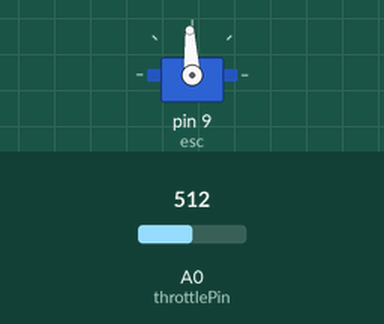
A sketch run on a simulated Arduino Uno, built with avr-gcc and run on an emulated ATmega328P. Shown: servo. Inputs (shaded band) come from the test bench; at power-on: A0 (throttlePin) = 512.

Above: at 1.2 s.
1.3 s: A0 (throttlePin) set to 716
At 1.7 s:
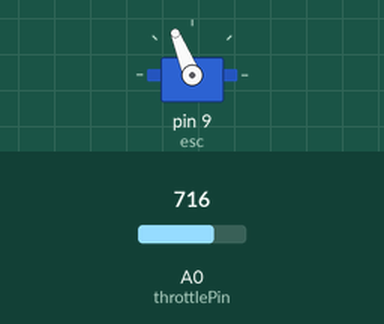
2.8 s: A0 (throttlePin) set to 900
At 4.0 s:
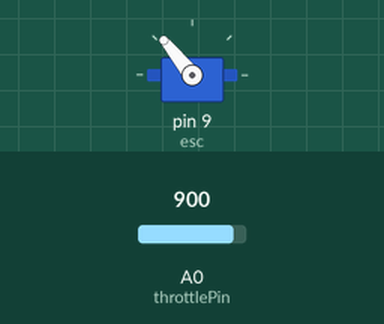
4.3 s: A0 (throttlePin) set to 1023
At 5.1 s:
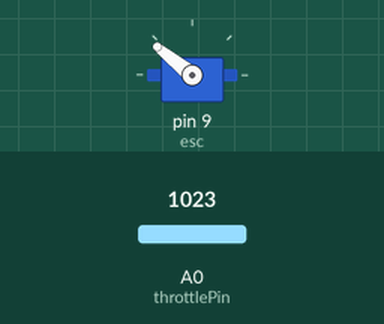
5.8 s: A0 (throttlePin) set to 306
At 6.3 s:
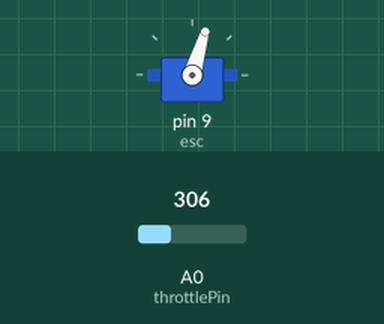
7.3 s: A0 (throttlePin) set to 122
At 8.5 s:
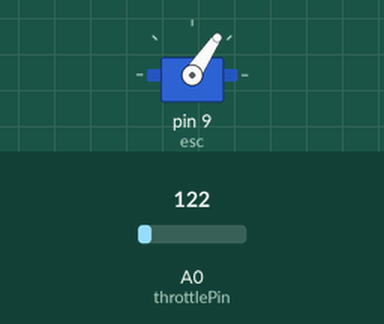
8.8 s: A0 (throttlePin) set to 511
At 9.8 s:
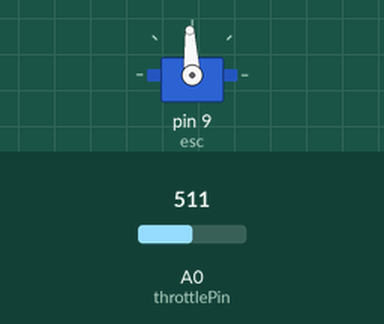
Timing chart, 0 to 11.3 s (numbered marks = the images above; inputs shaded):
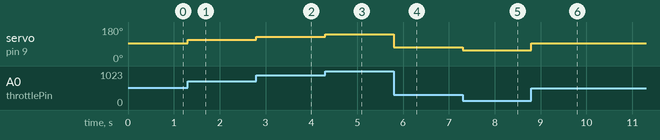

The sketch:

motor.ino
```cpp
#include <Servo.h>

Servo esc;
int throttlePin = 0;

void setup()
{
esc.attach(9);
}

void loop()
{
int throttle = analogRead(throttlePin);
// map(variable, valor minimo real, valor maximo real, valor minimo out, valor maximo out)
throttle = map(throttle, 0, 1023, 1000, 2000);
esc.writeMicroseconds(throttle);
}
```

Measured:
- after the input at 1.3 s, servo on pin 9 (esc): 93° → 112° at once
- after the input at 2.8 s, servo on pin 9 (esc): 112° → 129° at once
- after the input at 4.3 s, servo on pin 9 (esc): 129° → 141° at once
- after the input at 5.8 s, servo on pin 9 (esc): 141° → 73° at once
- after the input at 7.3 s, servo on pin 9 (esc): 73° → 56° at once
- after the input at 8.8 s, servo on pin 9 (esc): 56° → 93° at once
